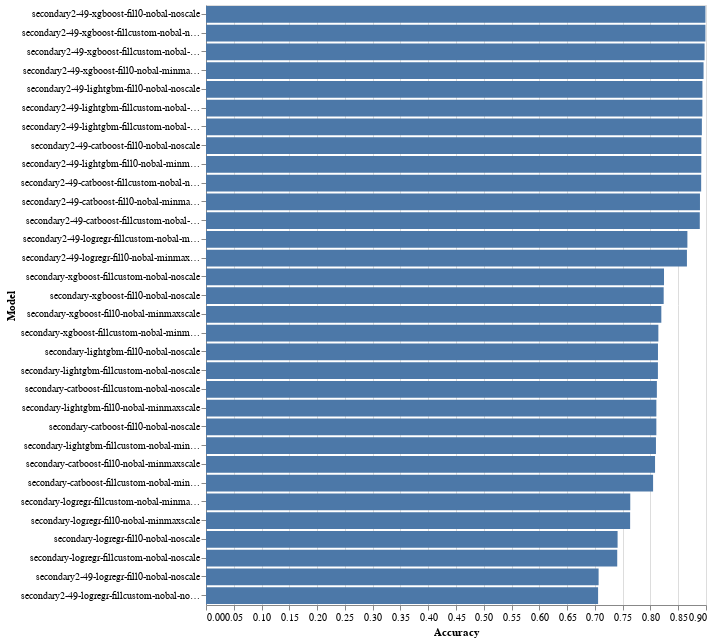

Notebook code cell kept with this figure:
### Code cell
source = df_model_results_display[['unique_model_name', 'model_scope', 'scale_method', 'test_acc_score']]

base = alt.Chart(source).mark_bar().encode(
    x=alt.X('test_acc_score:Q', title="Accuracy", scale=alt.Scale(zero=False)),
    y=alt.Y('unique_model_name:N', title="Model", sort='-x'),
    order=alt.Order(
      # Sort the segments of the bars by this field
      'test_acc_score:Q',
      sort='ascending')
).properties(
    width=500,
    height=600
)
base

# chart = alt.hconcat()
# for Category1 in ['By Category', 'By Collection', 'By NFT', 'By Model Category']:
#     chart |= base.transform_filter(datum.Category1 == Category1)
# chart

### Figure 1 — Vega-Lite specification as saved in the notebook (floating-point values rounded to 4 significant figures)
{"config": {"view": {"continuousWidth": 400, "continuousHeight": 300}}, "data": {"name": "data-55eaf057fb6defaa89b349e09d600aa6"}, "mark": "bar", "encoding": {"order": {"field": "test_acc_score", "sort": "ascending", "type": "quantitative"}, "x": {"field": "test_acc_score", "scale": {"zero": false}, "title": "Accuracy", "type": "quantitative"}, "y": {"field": "unique_model_name", "sort": "-x", "title": "Model", "type": "nominal"}}, "height": 600, "width": 500, "$schema": "https://vega.github.io/schema/vega-lite/v4.17.0.json", "datasets": {"data-55eaf057fb6defaa89b349e09d600aa6": [{"unique_model_name": "secondary-logregr-fill0-nobal-noscale", "model_scope": "NFT secondary sales", "scale_method": "None", "test_acc_score": 0.7409}, {"unique_model_name": "secondary-logregr-fillcustom-nobal-noscale", "model_scope": "NFT secondary sales", "scale_method": "None", "test_acc_score": 0.7402}, {"unique_model_name": "secondary-logregr-fill0-nobal-minmaxscale", "model_scope": "NFT secondary sales", "scale_method": "MinMaxScaler", "test_acc_score": 0.7634}, {"unique_model_name": "secondary-logregr-fillcustom-nobal-minmaxscale", "model_scope": "NFT secondary sales", "scale_method": "MinMaxScaler", "test_acc_score": 0.7637}, {"unique_model_name": "secondary-lightgbm-fill0-nobal-noscale", "model_scope": "NFT secondary sales", "scale_method": "None", "test_acc_score": 0.8136}, {"unique_model_name": "secondary-lightgbm-fill0-nobal-minmaxscale", "model_scope": "NFT secondary sales", "scale_method": "MinMaxScaler", "test_acc_score": 0.8107}, {"unique_model_name": "secondary-lightgbm-fillcustom-nobal-noscale", "model_scope": "NFT secondary sales", "scale_method": "None", "test_acc_score": 0.8135}, {"unique_model_name": "secondary-lightgbm-fillcustom-nobal-minmaxscale", "model_scope": "NFT secondary sales", "scale_method": "MinMaxScaler", "test_acc_score": 0.8099}, {"unique_model_name": "secondary-xgboost-fill0-nobal-noscale", "model_scope": "NFT secondary sales", "scale_method": "None", "test_acc_score": 0.8238}, {"unique_model_name": "secondary-xgboost-fill0-nobal-minmaxscale", "model_scope": "NFT secondary sales", "scale_method": "MinMaxScaler", "test_acc_score": 0.8196}, {"unique_model_name": "secondary-xgboost-fillcustom-nobal-noscale", "model_scope": "NFT secondary sales", "scale_method": "None", "test_acc_score": 0.8244}, {"unique_model_name": "secondary-xgboost-fillcustom-nobal-minmaxscale", "model_scope": "NFT secondary sales", "scale_method": "MinMaxScaler", "test_acc_score": 0.8142}, {"unique_model_name": "secondary2-49-logregr-fill0-nobal-noscale", "model_scope": "NFT sales 2-49", "scale_method": "None", "test_acc_score": 0.7067}, {"unique_model_name": "secondary2-49-logregr-fill0-nobal-minmaxscale", "model_scope": "NFT sales 2-49", "scale_method": "MinMaxScaler", "test_acc_score": 0.8657}, {"unique_model_name": "secondary2-49-logregr-fillcustom-nobal-noscale", "model_scope": "NFT sales 2-49", "scale_method": "None", "test_acc_score": 0.7058}, {"unique_model_name": "secondary2-49-logregr-fillcustom-nobal-minmaxscale", "model_scope": "NFT sales 2-49", "scale_method": "MinMaxScaler", "test_acc_score": 0.8665}, {"unique_model_name": "secondary2-49-lightgbm-fill0-nobal-noscale", "model_scope": "NFT sales 2-49", "scale_method": "None", "test_acc_score": 0.8936}, {"unique_model_name": "secondary2-49-lightgbm-fill0-nobal-minmaxscale", "model_scope": "NFT sales 2-49", "scale_method": "MinMaxScaler", "test_acc_score": 0.8916}, {"unique_model_name": "secondary2-49-lightgbm-fillcustom-nobal-noscale", "model_scope": "NFT sales 2-49", "scale_method": "None", "test_acc_score": 0.8935}, {"unique_model_name": "secondary2-49-lightgbm-fillcustom-nobal-minmaxscale", "model_scope": "NFT sales 2-49", "scale_method": "MinMaxScaler", "test_acc_score": 0.8926}, {"unique_model_name": "secondary2-49-xgboost-fill0-nobal-noscale", "model_scope": "NFT sales 2-49", "scale_method": "MinMaxScaler", "test_acc_score": 0.899}, {"unique_model_name": "secondary2-49-xgboost-fill0-nobal-minmaxscale", "model_scope": "NFT sales 2-49", "scale_method": "MinMaxScaler", "test_acc_score": 0.8956}, {"unique_model_name": "secondary2-49-xgboost-fillcustom-nobal-noscale", "model_scope": "NFT sales 2-49", "scale_method": "None", "test_acc_score": 0.8989}, {"unique_model_name": "secondary2-49-xgboost-fillcustom-nobal-minmaxscale", "model_scope": "NFT sales 2-49", "scale_method": "MinMaxScaler", "test_acc_score": 0.8974}, {"unique_model_name": "secondary-catboost-fill0-nobal-noscale", "model_scope": "NFT secondary sales", "scale_method": "None", "test_acc_score": 0.8106}, {"unique_model_name": "secondary-catboost-fill0-nobal-minmaxscale", "model_scope": "NFT secondary sales", "scale_method": "MinMaxScaler", "test_acc_score": 0.8083}, {"unique_model_name": "secondary-catboost-fillcustom-nobal-noscale", "model_scope": "NFT secondary sales", "scale_method": "None", "test_acc_score": 0.8116}, {"unique_model_name": "secondary-catboost-fillcustom-nobal-minmaxscale", "model_scope": "NFT secondary sales", "scale_method": "MinMaxScaler", "test_acc_score": 0.8048}, {"unique_model_name": "secondary2-49-catboost-fill0-nobal-noscale", "model_scope": "NFT sales 2-49", "scale_method": "None", "test_acc_score": 0.8916}, {"unique_model_name": "secondary2-49-catboost-fill0-nobal-minmaxscale", "model_scope": "NFT sales 2-49", "scale_method": "MinMaxScaler", "test_acc_score": 0.8891}, {"unique_model_name": "secondary2-49-catboost-fillcustom-nobal-noscale", "model_scope": "NFT sales 2-49", "scale_method": "None", "test_acc_score": 0.8913}, {"unique_model_name": "secondary2-49-catboost-fillcustom-nobal-minmaxscale", "model_scope": "NFT sales 2-49", "scale_method": "MinMaxScaler", "test_acc_score": 0.8888}]}}
